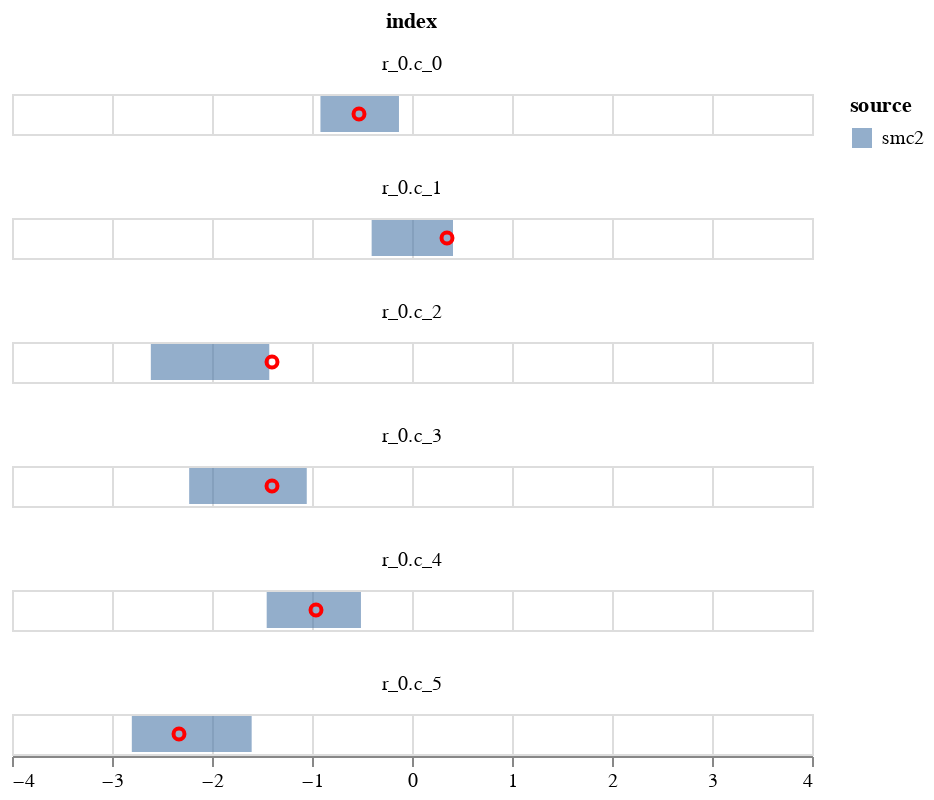

The cell this chart's notebook holds for it:
### Code cell
param = 'alpha'
df = get_post_df(ps[param])
df_quant = df.groupby(['row', 'col'])[['value']].quantile(0.025).reset_index()
df_quant.rename({'value':'q1'}, axis=1, inplace=True)
df_quant2 = df.groupby(['row', 'col'])[['value']].quantile(0.975).reset_index()
df_quant2.rename({'value':'q2'}, axis=1, inplace=True)

df = df_quant.merge(df_quant2, on=['row', 'col'])

# simple quantile chart
df['source'] = 'mcmc'

df['index'] = 'r_' + df.row.astype(str)+'.c_'+df.col.astype(str)
df = df.loc[:,['index', 'q1', 'q2']]
df['source'] = 'smc2'
dd = pd.DataFrame(exp_data.raw_data['alpha'], columns=['data'])
dd['col'] = np.arange(6)
dd['row'] = 0
dd['index'] = 'r_' + dd.row.astype(str)+'.c_'+dd.col.astype(str)
dd = dd.loc[:,['index', 'data']]
plot_data = df.merge(dd, on=['index'])

c1 = alt.Chart(plot_data).mark_bar(opacity=0.6).encode(
    alt.X('q1', title=None,  scale=alt.Scale(domain=[-4,4])),
    alt.X2('q2', title=None),
    alt.Color('source'),    
)
    

c2 = alt.Chart(plot_data).mark_point(opacity=1, color='red').encode(
        alt.X('data', title=None),
)
(c1+c2).facet(
       'index',
    columns=1
    )

### Figure 1 — Vega-Lite specification as saved in the notebook (floating-point values rounded to 4 significant figures)
{"config": {"view": {"continuousWidth": 400, "continuousHeight": 300}}, "data": {"name": "data-baeef4030eec6b24d031e23843862758"}, "facet": {"type": "nominal", "field": "index"}, "spec": {"layer": [{"mark": {"type": "bar", "opacity": 0.6}, "encoding": {"color": {"type": "nominal", "field": "source"}, "x": {"type": "quantitative", "field": "q1", "scale": {"domain": [-4, 4]}, "title": null}, "x2": {"field": "q2", "title": null}}}, {"mark": {"type": "point", "color": "red", "opacity": 1}, "encoding": {"x": {"type": "quantitative", "field": "data", "title": null}}}]}, "columns": 1, "$schema": "https://vega.github.io/schema/vega-lite/v4.8.1.json", "datasets": {"data-baeef4030eec6b24d031e23843862758": [{"index": "r_0.c_0", "q1": -0.9155, "q2": -0.1303, "source": "smc2", "data": -0.53}, {"index": "r_0.c_1", "q1": -0.4035, "q2": 0.41, "source": "smc2", "data": 0.35}, {"index": "r_0.c_2", "q1": -2.612, "q2": -1.427, "source": "smc2", "data": -1.4}, {"index": "r_0.c_3", "q1": -2.228, "q2": -1.052, "source": "smc2", "data": -1.4}, {"index": "r_0.c_4", "q1": -1.453, "q2": -0.5104, "source": "smc2", "data": -0.96}, {"index": "r_0.c_5", "q1": -2.802, "q2": -1.603, "source": "smc2", "data": -2.33}]}}
